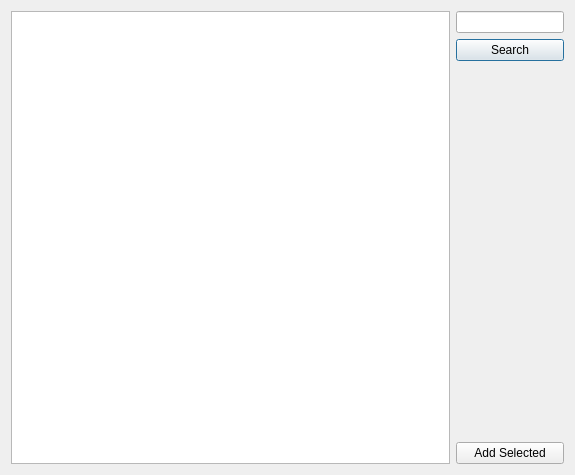
<?xml version="1.0" encoding="UTF-8"?>
<ui version="4.0">
 <class>SearchModsDialog</class>
 <widget class="QDialog" name="SearchModsDialog">
  <property name="geometry">
   <rect>
    <x>0</x>
    <y>0</y>
    <width>575</width>
    <height>475</height>
   </rect>
  </property>
  <property name="windowTitle">
   <string>Search Mods</string>
  </property>
  <layout class="QHBoxLayout" name="horizontalLayout">
   <item>
    <widget class="QListWidget" name="modList"/>
   </item>
   <item>
    <layout class="QVBoxLayout" name="verticalLayout">
     <item>
      <widget class="QLineEdit" name="searchEdit">
       <property name="sizePolicy">
        <sizepolicy hsizetype="Fixed" vsizetype="Fixed">
         <horstretch>0</horstretch>
         <verstretch>0</verstretch>
        </sizepolicy>
       </property>
      </widget>
     </item>
     <item>
      <widget class="QPushButton" name="searchButton">
       <property name="text">
        <string>Search</string>
       </property>
      </widget>
     </item>
     <item>
      <spacer name="verticalSpacer">
       <property name="orientation">
        <enum>Qt::Vertical</enum>
       </property>
       <property name="sizeHint" stdset="0">
        <size>
         <width>20</width>
         <height>40</height>
        </size>
       </property>
      </spacer>
     </item>
     <item>
      <widget class="QPushButton" name="addSelectedButton">
       <property name="text">
        <string>Add Selected</string>
       </property>
      </widget>
     </item>
    </layout>
   </item>
  </layout>
 </widget>
 <resources/>
 <connections/>
</ui>
